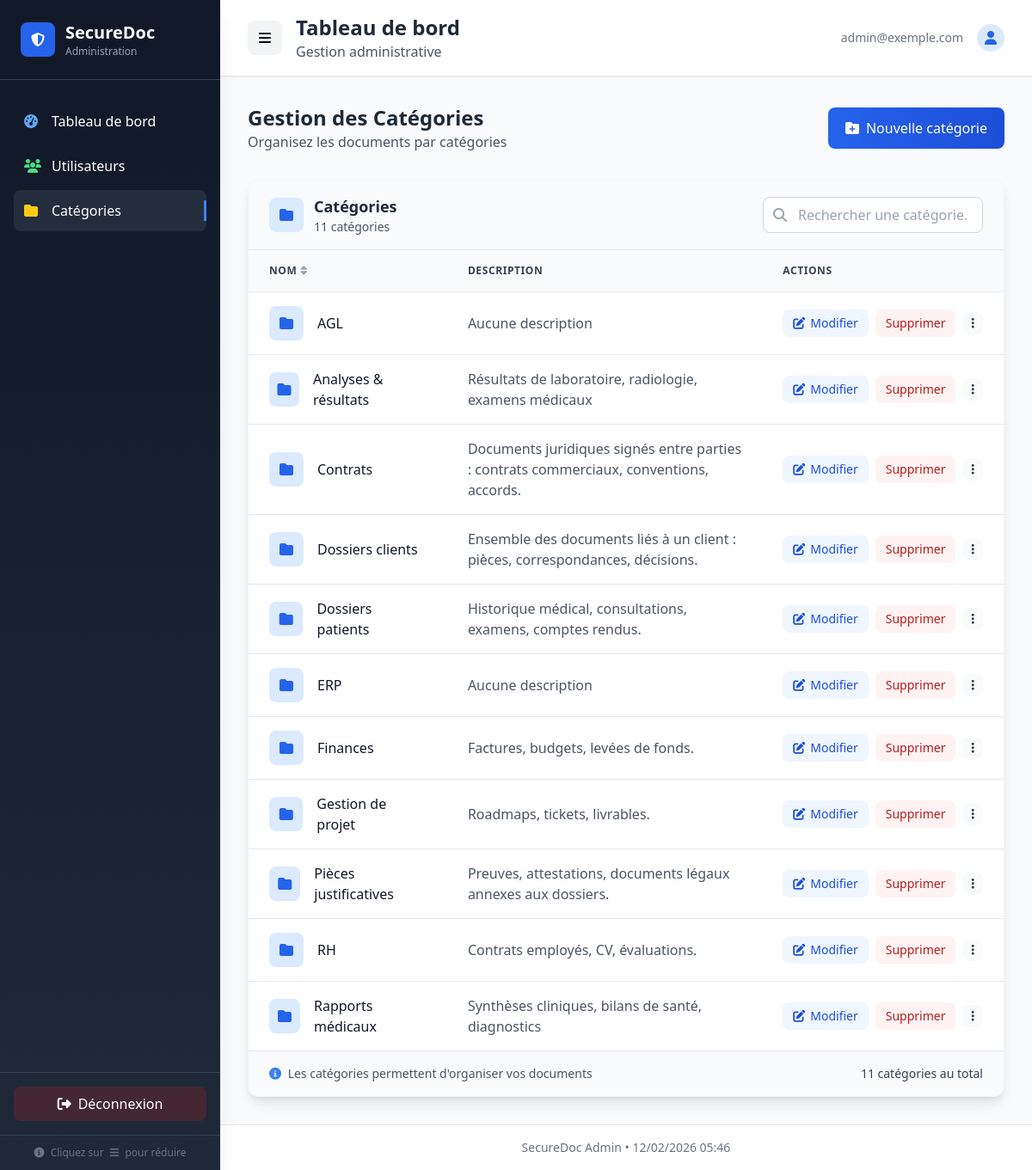
The page /documents/admin/categories/ (signed in) on the database its author committed.
### accounts/models.py (models this page shows, shortened)
class User(AbstractUser):
    username = None  # On utilise email comme identifiant principal
    email = models.EmailField(_('email address'), unique=True)
    public_key = models.TextField(blank=True, null=True)
    is_active = models.BooleanField(default=False)  # Désactivé jusqu’à activation
    is_staff = models.BooleanField(default=False)
    created_by = models.ForeignKey(
        'self',
        on_delete=models.SET_NULL,
        null=True,
        blank=True,
        related_name='created_users'
    )
    must_change_password = models.BooleanField(default=False)
    USERNAME_FIELD = 'email'
    REQUIRED_FIELDS = []
    objects = UserManager()

### documents/models.py (models this page shows, shortened)
class Category(models.Model):
    id = models.UUIDField(primary_key=True, default=uuid.uuid4, editable=False)
    name = models.CharField(max_length=100, unique=True)
    description = models.TextField(blank=True)

### documents/views.py (the view)
    def wrapper(request, *args, **kwargs):
        if not IsAdminUser().has_permission(request, view_func):
            messages.error(request, "Accès réservé aux administrateurs.")
            return redirect('admin_login')
        return view_func(request, *args, **kwargs)

### documents/permissions.py (called while the page is built)
    def has_permission(self, request, view):
        return request.user and request.user.is_staff

### documents/views.py (called while the page is built)
def admin_required(view_func):
    def wrapper(request, *args, **kwargs):
        if not IsAdminUser().has_permission(request, view_func):
            messages.error(request, "Accès réservé aux administrateurs.")
            return redirect('admin_login')
        return view_func(request, *args, **kwargs)
    return wrapper

@admin_required
def admin_categories_list(request):
    categories = Category.objects.all().order_by('name')
    return render(request, 'admin_dashboard/categories_list.html', {'categories': categories})

### documents/templates/admin_dashboard/categories_list.html (shortened to what this page needs)
{% extends 'admin_dashboard/base.html' %}
{% block content %}
<div class="mb-8">
    <div class="flex flex-col sm:flex-row sm:items-center sm:justify-between gap-4 mb-6">
        <div>
            <h1 class="text-2xl font-bold text-gray-800">Gestion des Catégories</h1>
            <p class="text-gray-600">Organisez les documents par catégories</p>
        </div>
        <a href="{% url 'admin_category_create' %}"
           class="inline-flex items-center justify-center px-5 py-3 bg-gradient-to-r from-blue-600 to-blue-700 hover:from-blue-700 hover:to-blue-800 text-white font-medium rounded-lg transition-all duration-200 shadow-sm hover:shadow-md">
            <i class="fas fa-folder-plus mr-2"></i>
            Nouvelle catégorie
        </a>
    </div>
</div>
{% if categories %}
    <div class="bg-white rounded-xl shadow-lg border border-gray-100 overflow-hidden">
        <div class="px-6 py-4 border-b border-gray-200 bg-gray-50">
            <div class="flex flex-col sm:flex-row sm:items-center sm:justify-between">
                <div class="flex items-center mb-3 sm:mb-0">
                    <div class="w-10 h-10 bg-blue-100 rounded-lg flex items-center justify-center mr-3">
                        <i class="fas fa-folder text-blue-600"></i>
                    </div>
                    <div>
                        <h2 class="text-lg font-semibold text-gray-800">Catégories</h2>
                        <p class="text-sm text-gray-600">{{ categories|length }} catégor{{ categories|length|pluralize:"ie,ies" }}</p>
                    </div>
                </div>
                <div class="flex items-center space-x-2">
                    <div class="relative">
                        <div class="absolute inset-y-0 left-0 pl-3 flex items-center pointer-events-none">
                        </div>
                        <input type="text"
                               placeholder="Rechercher une catégorie..."
                               class="pl-10 pr-4 py-2 border border-gray-300 rounded-lg focus:ring-2 focus:ring-blue-500 focus:border-blue-500 w-full sm:w-64 transition-all duration-200"
                               id="category-search">
                    </div>
                </div>
            </div>
        </div>
        <div class="overflow-x-auto">
            <table class="min-w-full divide-y divide-gray-200">
                <thead class="bg-gray-50">
                    <tr>
                        <th scope="col" class="px-6 py-4 text-left text-xs font-semibold text-gray-700 uppercase tracking-wider">
                            <div class="flex items-center">
                                <span>Nom</span>
                                <button class="ml-1 text-gray-400 hover:text-gray-600">
                                    <i class="fas fa-sort"></i>
                                </button>
                            </div>
                        </th>
                        <th scope="col" class="px-6 py-4 text-left text-xs font-semibold text-gray-700 uppercase tracking-wider">
                            Description
                        </th>
                        <th scope="col" class="px-6 py-4 text-left text-xs font-semibold text-gray-700 uppercase tracking-wider">
                            Actions
                        </th>
                    </tr>
                </thead>
                <tbody class="bg-white divide-y divide-gray-200">
                    {% for category in categories %}
                    <tr class="hover:bg-gray-50 transition-colors duration-150 category-row">
                        <td class="px-6 py-4">
                            <div class="flex items-center">
                                <div class="w-10 h-10 bg-blue-100 rounded-lg flex items-center justify-center mr-4">
                                    <i class="fas fa-folder text-blue-600"></i>
                                </div>
                                <div>
                                    <div class="font-medium text-gray-900">{{ category.name }}</div>
                                </div>
                            </div>
                        </td>
                        <td class="px-6 py-4">
                            <div class="text-gray-600 max-w-md">
                                {{ category.description|default:"Aucune description"|truncatechars:100 }}
                            </div>
                        </td>
                        <td class="px-6 py-4">
                            <div class="flex items-center space-x-2">
                                <a href="{% url 'admin_category_update' category.id %}"
                                   class="inline-flex items-center px-3 py-1.5 bg-blue-50 hover:bg-blue-100 text-blue-700 rounded-lg text-sm font-medium transition-colors duration-200">
                                    <i class="fas fa-edit mr-1.5"></i>
                                    Modifier
                                </a>
                                <a href="{% url 'admin_category_delete' category.id %}"
                                   class="inline-flex items-center px-3 py-1.5 bg-red-50 hover:bg-red-100 text-red-700 rounded-lg text-sm font-medium transition-colors duration-200"
                                    <i class="fas fa-trash-alt mr-1.5"></i>
                                    Supprimer
                                </a>
                                <div class="relative">
                                    <button class="inline-flex items-center px-2.5 py-1.5 bg-gray-50 hover:bg-gray-100 text-gray-700 rounded-lg text-sm transition-colors duration-200">
                                        <i class="fas fa-ellipsis-v"></i>
                                    </button>
                                </div>
                            </div>
                        </td>
                    </tr>
                    {% endfor %}
                </tbody>
            </table>
        </div>
        <div class="px-6 py-4 border-t border-gray-200 bg-gray-50">
            <div class="flex flex-col sm:flex-row sm:items-center sm:justify-between">
                <div class="text-sm text-gray-600 mb-3 sm:mb-0">
                    <i class="fas fa-info-circle mr-1 text-blue-500"></i>
                    Les catégories permettent d'organiser vos documents
                </div>
                <div class="text-sm text-gray-700">
                    <span class="font-medium">{{ categories|length }}</span> catégor{{ categories|length|pluralize:"ie,ies" }} au total
                </div>
            </div>
        </div>
    </div>
{% endif %}
{% endblock %}

### accounts/templates/admin_dashboard/base.html (shortened to what this page needs)
<!DOCTYPE html>
<html lang="fr">
<head>
<script src="https://cdn.tailwindcss.com"></script>
<link rel="stylesheet" href="https://cdnjs.cloudflare.com/ajax/libs/font-awesome/6.4.0/css/all.min.css">
</head>
<body class="bg-gray-50 h-screen overflow-hidden">
<div class="flex h-screen">
<div id="sidebar" class="sidebar-container w-64 transition-all duration-300 bg-gradient-to-b from-gray-900 to-gray-800 text-white flex flex-col shadow-xl">
    <div class="p-6 border-b border-gray-700 flex-shrink-0">
        <div class="flex items-center space-x-3">
            <div class="w-10 h-10 bg-blue-600 rounded-lg flex items-center justify-center">
                <i class="fas fa-shield-alt"></i>
            </div>
            <div class="sidebar-text">
                <h1 class="text-xl font-bold">SecureDoc</h1>
                <p class="text-xs text-gray-400">Administration</p>
            </div>
        </div>
    </div>
    <nav class="flex-1 px-4 py-6 overflow-y-auto">
        <a href="{% url 'admin_dashboard' %}"
           class="flex items-center px-3 py-3 rounded-lg mb-1 hover:bg-gray-700/50
           {% if request.resolver_match.url_name == 'admin_dashboard' %}bg-gray-700/50 active-link{% endif %}">
            <i class="fas fa-tachometer-alt w-5 mr-3 text-blue-400"></i>
            <span class="sidebar-text">Tableau de bord</span>
        </a>
        <a href="{% url 'admin_users' %}"
           class="flex items-center px-3 py-3 rounded-lg mb-1 hover:bg-gray-700/50
           {% if 'admin_users' in request.resolver_match.url_name %}bg-gray-700/50 active-link{% endif %}">
            <i class="fas fa-users w-5 mr-3 text-green-400"></i>
            <span class="sidebar-text">Utilisateurs</span>
        </a>
        <a href="{% url 'admin_categories_list' %}"
           class="flex items-center px-3 py-3 rounded-lg mb-1 hover:bg-gray-700/50
           {% if 'admin_categories' in request.resolver_match.url_name %}bg-gray-700/50 active-link{% endif %}">
            <i class="fas fa-folder w-5 mr-3 text-yellow-400"></i>
            <span class="sidebar-text">Catégories</span>
        </a>
    </nav>
    <div class="p-4 border-t border-gray-700 flex-shrink-0">
        <form method="post" action="{% url 'admin_logout' %}">
            <button type="submit"
                    class="w-full flex items-center justify-center px-4 py-2 bg-red-600/20 hover:bg-red-600/30 rounded-lg transition-colors duration-200">
                <i class="fas fa-sign-out-alt mr-2"></i>
                <span class="sidebar-text">Déconnexion</span>
            </button>
        </form>
    </div>
    <div class="p-3 border-t border-gray-700 text-xs text-gray-500 text-center hidden md:block flex-shrink-0">
        <i class="fas fa-info-circle mr-1"></i>
        <span class="sidebar-text">Cliquez sur <i class="fas fa-bars mx-1"></i> pour réduire</span>
    </div>
</div>
<div id="main-content" class="main-content-container w-full transition-all duration-300">
    <header class="bg-white shadow-sm border-b sticky top-0 z-10 flex-shrink-0">
        <div class="px-8 py-4 flex justify-between items-center">
            <div class="flex items-center space-x-4">
                <button id="toggle-sidebar"
                        class="w-10 h-10 rounded-lg bg-gray-100 hover:bg-gray-200 flex items-center justify-center transition-colors duration-200">
                    <i class="fas fa-bars"></i>
                </button>
                <div>
                    <h2 class="text-2xl font-bold text-gray-800">
                        {% block page_title %}Tableau de bord{% endblock %}
                    </h2>
                    <p class="text-gray-600">
                        {% block page_subtitle %}Gestion administrative{% endblock %}
                    </p>
                </div>
            </div>
            <div class="flex items-center space-x-4">
                <span class="text-sm text-gray-500 hidden md:inline">{{ request.user.email }}</span>
                <div class="relative">
                    <div class="w-8 h-8 bg-blue-100 rounded-full flex items-center justify-center">
                        <i class="fas fa-user text-blue-600"></i>
                    </div>
                </div>
            </div>
        </div>
    </header>
    <main class="flex-1 overflow-y-auto p-8">
        {% block content %}{% endblock %}
    </main>
    <footer class="border-t bg-white px-8 py-4 flex-shrink-0">
        <div class="text-center text-sm text-gray-500">
            <p>SecureDoc Admin • {% now "d/m/Y H:i" %}</p>
        </div>
    </footer>
</div>
</div>
</body>
</html>

### accounts/templates/admin_dashboard/base.html (style rules this page uses)
html, body { height: 100%; overflow: hidden; }
.active-link { position: relative; }
.active-link::after { content: ''; position: absolute; right: 0; top: 50%; transform: translateY(-50%); width: 3px; height: 24px; background: #3b82f6; }
.sidebar-container { height: 100vh; overflow-y: auto; position: fixed; left: 0; top: 0; z-index: 40; }
.main-content-container { height: 100vh; overflow-y: auto; margin-left: 16rem; transition: margin-left 0.3s ease; }

### rows shown on the page
User: user.email "admin@exemple.com"
Category: name "AGL", description "Aucune description"
Category: name "Analyses & résultats", description "Résultats de laboratoire, radiologie, examens médicaux"
Category: name "Contrats", description "Documents juridiques signés entre parties : contrats commerciaux, conventions, accords."
Category: name "Dossiers clients", description "Ensemble des documents liés à un client : pièces, correspondances, décisions."
Category: name "Dossiers patients", description "Historique médical, consultations, examens, comptes rendus."
Category: name "ERP", description "Aucune description"
Category: name "Finances", description "Factures, budgets, levées de fonds."
Category: name "Gestion de projet", description "Roadmaps, tickets, livrables."
Category: name "Pièces justificatives", description "Preuves, attestations, documents légaux annexes aux dossiers."
Category: name "RH", description "Contrats employés, CV, évaluations."
Category: name "Rapports médicaux", description "Synthèses cliniques, bilans de santé, diagnostics"

### other values the page prints
{{ categories|length }} "11"
